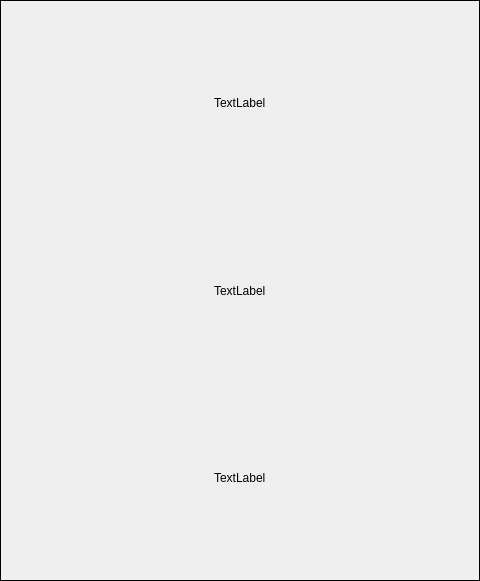
<?xml version="1.0" encoding="UTF-8"?>
<ui version="4.0">
 <class>Frame</class>
 <widget class="QFrame" name="Frame">
  <property name="geometry">
   <rect>
    <x>0</x>
    <y>0</y>
    <width>480</width>
    <height>581</height>
   </rect>
  </property>
  <property name="windowTitle">
   <string>Frame</string>
  </property>
  <property name="frameShape">
   <enum>QFrame::Box</enum>
  </property>
  <layout class="QVBoxLayout" name="verticalLayout_2">
   <item>
    <layout class="QVBoxLayout" name="verticalLayout">
     <item alignment="Qt::AlignHCenter">
      <widget class="QLabel" name="name">
       <property name="text">
        <string>TextLabel</string>
       </property>
      </widget>
     </item>
     <item alignment="Qt::AlignHCenter">
      <widget class="QLabel" name="image">
       <property name="text">
        <string>TextLabel</string>
       </property>
      </widget>
     </item>
     <item alignment="Qt::AlignHCenter">
      <widget class="QLabel" name="contribution">
       <property name="text">
        <string>TextLabel</string>
       </property>
      </widget>
     </item>
    </layout>
   </item>
  </layout>
 </widget>
 <resources/>
 <connections/>
</ui>
